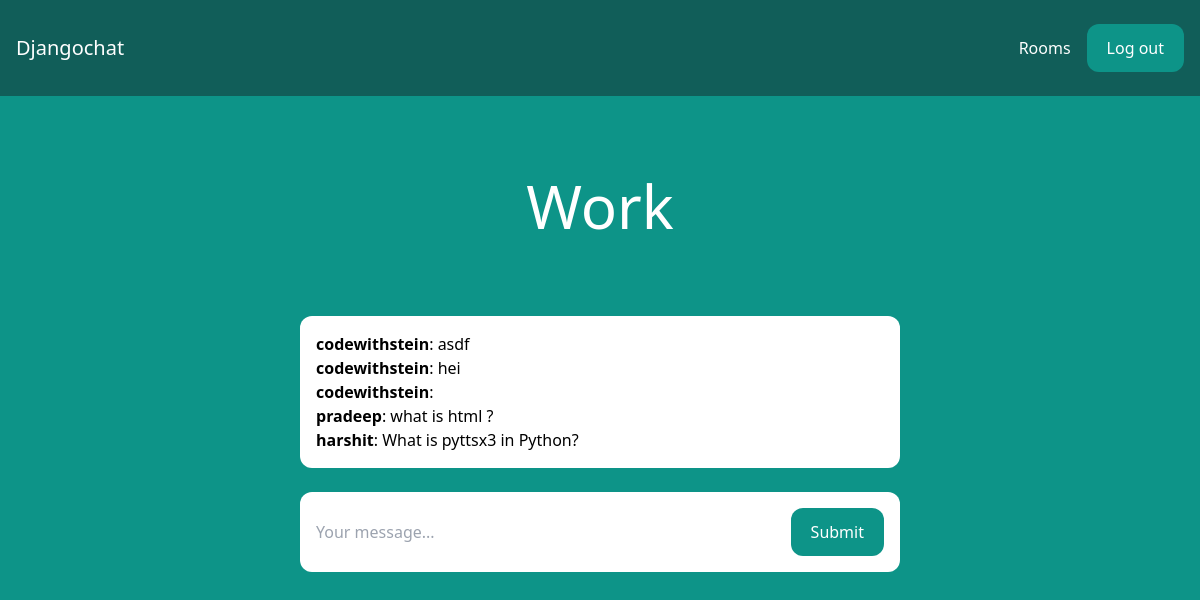
The page /rooms/work/ (signed in) on the database its author committed.
### room/models.py (models this page shows)
class Room(models.Model):
    name = models.CharField(max_length=255)
    slug = models.SlugField(unique=True)

class Message(models.Model):
    room = models.ForeignKey(Room, related_name='messages', on_delete=models.CASCADE)
    user = models.ForeignKey(User, related_name='messages', on_delete=models.CASCADE)
    content = models.TextField()
    date_added = models.DateTimeField(auto_now_add=True)
    class Meta:
        ordering = ('date_added',)

### room/views.py (the view)
# urls.py: path('rooms/', include('room.urls')),
@login_required
def room(request, slug):
    room = Room.objects.get(slug=slug)
    messages = Message.objects.filter(room=room)[0:25]
    return render(request, 'room/room.html', {'room': room, 'messages': messages})

### room/templates/room/room.html (shortened to what this page needs)
{% extends 'core/base.html' %}
{% block content %}
<div class="p-10 lg:p-20 text-center">
    <h1 class="text-3xl lg:text-6xl text-white">{{ room.name }}</h1>
</div>
<div class="lg:w-2/4 mx-4 lg:mx-auto p-4 bg-white rounded-xl">
    <div class="chat-messages space-y-3" id="chat-messages">
        {% for m in messages %}<b>{{ m.user.username }}</b>: {{ m.content }}<br>{% endfor %}
    </div>
</div>
<div class="lg:w-2/4 mt-6 mx-4 lg:mx-auto p-4 bg-white rounded-xl">
    <form method="post" action="." class="flex">
        <input type="text" name="content" class="flex-1 mr-3" placeholder="Your message..." id="chat-message-input">
        <button
            class="px-5 py-3 rounded-xl text-white bg-teal-600 hover:bg-teal-700"
            id="chat-message-submit"
        >Submit</button>
    </form>
</div>
{% endblock %}

### core/templates/core/base.html (shortened to what this page needs)
<!DOCTYPE html>
<html>
    <head>
        <script src="https://cdn.tailwindcss.com"></script>
    </head>
    <body class="bg-teal-600">
        <nav class="flex items-center justify-between px-4 py-6 bg-teal-800">
            <div>
                <a href="/" class="text-xl text-white">Djangochat</a>
            </div>
            <div class="flex items-center space-x-4">
                {% if request.user.is_authenticated %}
                    <a href="/rooms/" class="text-white hover:text-gray-200">Rooms</a>
                    <a href="/logout/" class="px-5 py-3 rounded-xl text-white bg-teal-600 hover:bg-teal-700">Log out</a>
                {% else %}
                    <a href="/login/" class="text-white hover:text-gray-200">Log in</a>
                    <a href="/signup/" class="px-5 py-3 rounded-xl text-white bg-teal-600 hover:bg-teal-700">Sign up</a>
                {% endif %}
            </div>
        </nav>
        {% block content %}
        {% endblock %}
    </body>
</html>

### rows shown on the page
Room: name "Work"
Message: user.username "codewithstein", content "asdf"
Message: user.username "codewithstein", content "hei"
Message: user.username "codewithstein"
Message: user.username "pradeep", content "what is html ?"
Message: user.username "harshit", content "What is pyttsx3 in Python?"
